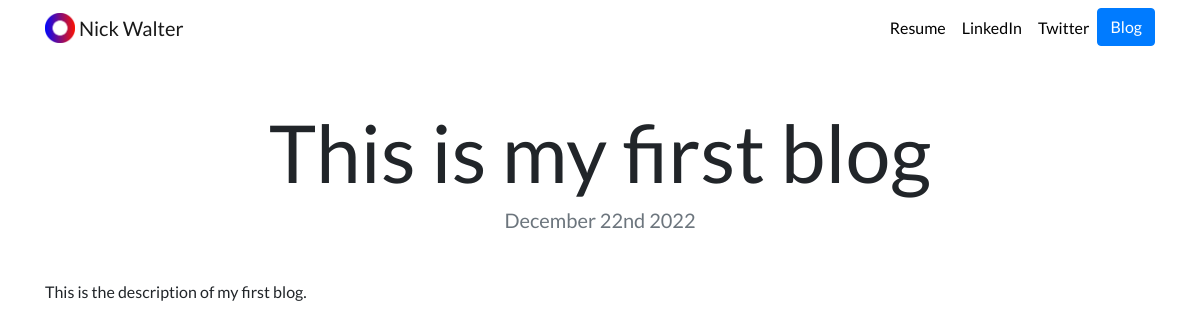
Page /blog/1/ on the committed database.
### blog/models.py (models this page shows)
class Blog(models.Model):
    title = models.CharField(max_length=200)
    description = models.TextField()
    date = models.DateField()

### blog/views.py (the view)
# urls.py: path("<int:blog_id>/", views.detail, name="detail"),
def detail(request, blog_id):
    blog = get_object_or_404(Blog, pk=blog_id)
    return render(request, "blog/detail.html", {"blog": blog})

### blog/templates/blog/detail.html
{% extends "portfolio/base.html" %}
{% load static %}
{% block content %}
<h1 class="text-center mt-5" id="blogdetailtitle">{{ blog.title }}</h1>
<h5 class="text-center text-muted mb-5">{{ blog.date|date:'F jS Y' }}</h5>
{{ blog.description|safe }}
{% endblock %}

### portfolio/static/portfolio/custom.css (style rules this page uses)
body { font-family: 'Lato', sans-serif; }
@media (min-width: 992px) { #blogdetailtitle { font-size: 5rem; } }

### rows in the picture
Blog: title "This is my first blog", date "December 22nd 2022", description "This is the description of my first blog."
